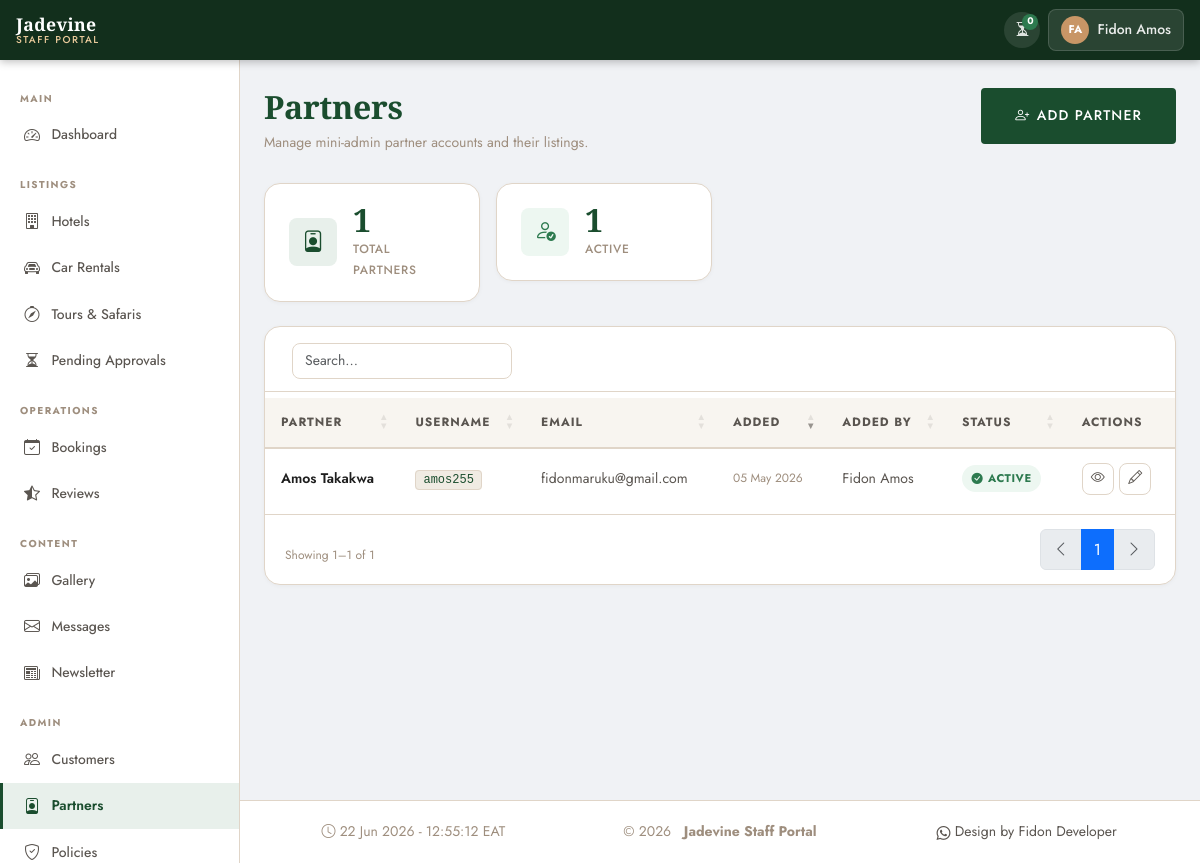
/portal/mini-admins/ (signed in), run on the app's committed database.
### apps/accounts/models.py (models this page shows, shortened)
class CustomUser(AbstractUser):
    LANGUAGE_CHOICES = [
        ('en', 'English'),
        ('fr', 'Français'),
        ('ru', 'Русский'),
    ]
    phone = models.CharField(
        max_length=20,
        blank=True,
        null=True,
        verbose_name=_('Phone Number'),
    )
    nationality = models.CharField(
        max_length=100,
        blank=True,
        null=True,
        verbose_name=_('Nationality'),
    )
    preferred_language = models.CharField(
        max_length=5,
        choices=LANGUAGE_CHOICES,
        default='en',
        verbose_name=_('Preferred Language'),
    )
    profile_photo = models.ImageField(
        upload_to='profiles/',
        blank=True,
        null=True,
        verbose_name=_('Profile Photo'),
    )
    class Meta:
        verbose_name = _('User')
        verbose_name_plural = _('Users')

class MiniAdminProfile(models.Model):
    user = models.OneToOneField(
        CustomUser,
        on_delete=models.CASCADE,
        related_name='miniadminprofile',
    )
    created_by = models.ForeignKey(
        CustomUser,
        on_delete=models.SET_NULL,
        null=True,
        related_name='created_miniadmins',
        verbose_name=_('Created By'),
    )
    created_at = models.DateTimeField(auto_now_add=True)
    class Meta:
        verbose_name = _('Mini-Admin Profile')
        verbose_name_plural = _('Mini-Admin Profiles')

### apps/portal/views/miniadmins.py (the view)
# urls.py: path('mini-admins/', PortalMiniAdminListView.as_view(), name='miniadmin_list'),
class PortalMiniAdminListView(SuperAdminRequiredMixin, View):
    template_name = 'portal/portal_miniadmins_list.html'
    def get(self, request):
        mini_admins = CustomUser.objects.filter(
            is_staff=True,
            miniadminprofile__isnull=False,
        ).select_related('miniadminprofile').order_by('-miniadminprofile__created_at')
        context = {
            'mini_admins': mini_admins,
            'total_count': mini_admins.count(),
            'active_count': mini_admins.filter(is_active=True).count(),
        }
        return render(request, self.template_name, context)

### templates/portal/portal_miniadmins_list.html (shortened to what this page needs)
{% extends "portal/portal_base.html" %}
{% load i18n static %}
{% block nav_miniadmins %}active{% endblock %}
{% block page_title %}{% trans "Partners" %}{% endblock %}
{% block page_subtitle %}
<p class="portal-page-subtitle">
  {% trans "Manage mini-admin partner accounts and their listings." %}
</p>
{% endblock %}
{% block page_actions %}
<a href="{% url 'portal:miniadmin_add' %}" class="btn-primary-jd"
   style="display:inline-flex;align-items:center;gap:0.4rem;">
  <i class="bi bi-person-plus"></i> {% trans "Add Partner" %}
</a>
{% endblock %}
{% block extra_css %}
<link rel="stylesheet" href="{% static 'css/portal/portal_miniadmins.css' %}">
{% endblock %}
{% block content %}
<div class="row g-3 mb-4">
  <div class="col-6 col-md-3">
    <div class="portal-stat-card">
      <div class="portal-stat-icon portal-stat-icon--primary">
        <i class="bi bi-person-badge"></i>
      </div>
      <div>
        <div class="portal-stat-value">{{ total_count }}</div>
        <p class="portal-stat-label">{% trans "Total Partners" %}</p>
      </div>
    </div>
  </div>
  <div class="col-6 col-md-3">
    <div class="portal-stat-card">
      <div class="portal-stat-icon portal-stat-icon--success">
        <i class="bi bi-person-check"></i>
      </div>
      <div>
        <div class="portal-stat-value">{{ active_count }}</div>
        <p class="portal-stat-label">{% trans "Active" %}</p>
      </div>
    </div>
  </div>
</div>
{% if mini_admins %}
<div class="portal-table-wrap table-responsive">
  <table id="miniadmins-table" class="table table-hover align-middle mb-0">
    <thead>
      <tr>
        <th>{% trans "Partner" %}</th>
        <th>{% trans "Username" %}</th>
        <th>{% trans "Email" %}</th>
        <th>{% trans "Added" %}</th>
        <th>{% trans "Added By" %}</th>
        <th>{% trans "Status" %}</th>
        <th>{% trans "Actions" %}</th>
      </tr>
    </thead>
    <tbody>
      {% for partner in mini_admins %}
      <tr>
        <td class="text-nowrap-custom">
          <div class="partner-name">
            {{ partner.get_full_name|default:"—" }}
          </div>
        </td>
        <td>
          <code class="partner-username">{{ partner.username }}</code>
        </td>
        <td style="font-size:var(--text-sm);color:var(--color-text-light);">
          {{ partner.email }}
        </td>
        <td style="font-size:var(--text-xs);color:var(--color-muted);
                   white-space:nowrap;">
          {{ partner.miniadminprofile.created_at|date:"d M Y" }}
        </td>
        <td style="font-size:var(--text-sm);color:var(--color-text-light);">
          {{ partner.miniadminprofile.created_by.get_full_name|default:"—" }}
        </td>
        <td>
          {% if partner.is_active %}
          <span class="approval-badge approval-badge--approved">
            <i class="bi bi-check-circle-fill"></i> {% trans "Active" %}
          </span>
          {% else %}
          <span class="approval-badge approval-badge--rejected">
            <i class="bi bi-x-circle-fill"></i> {% trans "Inactive" %}
          </span>
          {% endif %}
        </td>
        <td>
          <div class="portal-row-actions">
            <a href="{% url 'portal:miniadmin_detail' partner.pk %}"
               class="portal-icon-btn" title="{% trans 'View detail' %}">
              <i class="bi bi-eye"></i>
            </a>
            <a href="{% url 'portal:miniadmin_edit' partner.pk %}"
               class="portal-icon-btn" title="{% trans 'Edit' %}">
              <i class="bi bi-pencil"></i>
            </a>
          </div>
        </td>
      </tr>
      {% endfor %}
    </tbody>
  </table>
</div>
{% endif %}
{% endblock %}

### templates/portal/portal_base.html (shortened to what this page needs)
{% load static i18n %}
<!DOCTYPE html>
<html lang="en">
<head>
  <link rel="stylesheet"
        href="https://cdn.jsdelivr.net/npm/bootstrap@5.3.3/dist/css/bootstrap.min.css">
  <link rel="stylesheet"
        href="https://cdn.jsdelivr.net/npm/bootstrap-icons@1.11.3/font/bootstrap-icons.min.css">
  <link rel="stylesheet"
        href="https://cdn.datatables.net/1.13.8/css/dataTables.bootstrap5.min.css">
  <link rel="stylesheet"
        href="https://cdn.datatables.net/buttons/2.4.2/css/buttons.bootstrap5.min.css">
  <link rel="stylesheet" href="{% static 'css/main.css' %}">
  <link rel="stylesheet" href="{% static 'css/portal/portal_base.css' %}">
  {% block extra_css %}{% endblock %}
</head>
<body class="portal-body {% block body_class %}{% endblock %}">
<header class="portal-topbar">
  <a href="{% url 'portal:dashboard' %}" class="portal-topbar-brand">
    <span class="brand-name">Jadevine</span>
    <span class="brand-sub">{% trans "Staff Portal" %}</span>
  </a>
  <div class="portal-topbar-right">
    {% if not mini_admin %}
    <a href="{% url 'portal:dashboard' %}#pending"
       class="portal-topbar-badge {% if pending_total == 0 %}portal-topbar-badge--zero{% endif %}"
       title="{% trans 'Pending approvals' %}">
      <i class="bi bi-hourglass-split"></i>
      <span class="pending-count-badge">{{ pending_total }}</span>
    </a>
    {% endif %}
    <div class="portal-user-dropdown dropdown">
      <button class="portal-user-btn dropdown-toggle"
              data-bs-toggle="dropdown"
              aria-expanded="false">
        <span class="portal-user-avatar">
          {{ request.user.first_name|first|upper }}{{ request.user.last_name|first|upper }}
        </span>
        <span class="portal-user-name d-none d-md-inline">
          {{ request.user.get_full_name|default:request.user.username }}
        </span>
      </button>
    </div>
  </div>
</header>
<div class="portal-layout">
  <aside class="portal-sidebar" id="portalSidebar">
    <nav class="portal-nav">
      <div class="portal-nav-section">
        <span class="portal-nav-label">{% trans "Main" %}</span>
        <a href="{% url 'portal:dashboard' %}"
           class="portal-nav-link {% block nav_dashboard %}{% endblock %}">
          <i class="bi bi-speedometer2"></i>
          <span>{% trans "Dashboard" %}</span>
        </a>
      </div>
      <div class="portal-nav-section">
        <span class="portal-nav-label">{% trans "Listings" %}</span>
        <a href="{% url 'portal:hotel_list' %}"
           class="portal-nav-link {% block nav_hotels %}{% endblock %}">
          <i class="bi bi-building"></i>
          <span>{% trans "Hotels" %}</span>
        </a>
        <a href="{% url 'portal:car_list' %}"
           class="portal-nav-link {% block nav_cars %}{% endblock %}">
          <i class="bi bi-car-front"></i>
          <span>{% trans "Car Rentals" %}</span>
        </a>
        {% if not mini_admin %}
        <a href="{% url 'portal:tour_list' %}"
           class="portal-nav-link {% block nav_tours %}{% endblock %}">
          <i class="bi bi-compass"></i>
          <span>{% trans "Tours &amp; Safaris" %}</span>
        </a>
        {% endif %}
        {% if not mini_admin %}
        <a href="{% url 'portal:pending_hotels' %}"
           class="portal-nav-link {% block nav_pending %}{% endblock %}">
          <i class="bi bi-hourglass-split"></i>
          <span>{% trans "Pending Approvals" %}</span>
        </a>
        {% endif %}
      </div>
      <div class="portal-nav-section">
        <span class="portal-nav-label">{% trans "Operations" %}</span>
        <a href="{% url 'portal:booking_list' %}"
           class="portal-nav-link {% block nav_bookings %}{% endblock %}">
          <i class="bi bi-calendar-check"></i>
          <span>{% trans "Bookings" %}</span>
        </a>
        <a href="{% url 'portal:review_list' %}"
          class="portal-nav-link {% block nav_reviews %}{% endblock %}">
          <i class="bi bi-star-half"></i>
          <span>{% trans "Reviews" %}</span>
        </a>
      </div>
      {% if not mini_admin %}
      <div class="portal-nav-section">
        <span class="portal-nav-label">{% trans "Content" %}</span>
        <a href="{% url 'portal:gallery' %}"
           class="portal-nav-link {% block nav_gallery %}{% endblock %}">
          <i class="bi bi-images"></i>
          <span>{% trans "Gallery" %}</span>
        </a>
        <a href="{% url 'portal:message_list' %}"
           class="portal-nav-link {% block nav_messages %}{% endblock %}">
          <i class="bi bi-envelope"></i>
          <span>{% trans "Messages" %}</span>
        </a>
        <a href="{% url 'portal:newsletter' %}"
           class="portal-nav-link {% block nav_newsletter %}{% endblock %}">
          <i class="bi bi-newspaper"></i>
          <span>{% trans "Newsletter" %}</span>
        </a>
      </div>
      {% endif %}
      {% if not mini_admin %}
      <div class="portal-nav-section">
        <span class="portal-nav-label">{% trans "Admin" %}</span>
        <a href="{% url 'portal:user_list' %}"
           class="portal-nav-link {% block nav_users %}{% endblock %}">
          <i class="bi bi-people"></i>
          <span>{% trans "Customers" %}</span>
        </a>
        <a href="{% url 'portal:miniadmin_list' %}"
           class="portal-nav-link {% block nav_miniadmins %}{% endblock %}">
          <i class="bi bi-person-badge"></i>
          <span>{% trans "Partners" %}</span>
        </a>
        <a href="{% url 'portal:policies' %}"
           class="portal-nav-link {% block nav_policies %}{% endblock %}">
          <i class="bi bi-shield-check"></i>
          <span>{% trans "Policies" %}</span>
        </a>
      </div>
      {% endif %}
    </nav>
  </aside>
  <main class="portal-main">
    {% block page_header %}
    <div class="portal-page-header">
      <div>
        <h1 class="portal-page-title">{% block page_title %}{% endblock %}</h1>
        {% block page_subtitle %}{% endblock %}
      </div>
      <div class="portal-page-actions">
        {% block page_actions %}{% endblock %}
      </div>
    </div>
    {% endblock %}
    <div class="portal-content">
      {% block content %}{% endblock %}
    </div>
  </main>
</div>
<footer class="portal-footer">
  <div class="container-fluid">
    <div class="footer-box">
      <span class="server-time">
        <i class="bi bi-clock"></i>
        <span id="liveClock"></span> EAT
      </span>
    </div>
    <div class="footer-box">
      <span class="copy-year">
        &copy; {% now "Y" %} &nbsp; <strong>Jadevine Staff Portal</strong>
      </span>
    </div>
    <div class="footer-box">
      <nav class="portal-footer-nav">
        <a href="https://wa.me/255713529019" class="footer-link">
          <i class="bi bi-whatsapp"></i> Design by Fidon Developer</a>
      </nav>
    </div>
  </div>
</footer>
</body>
</html>

### data on the page
CustomUser: user.first_name|first "F", user.last_name|first "A", user.get_full_name "Fidon Amos"
CustomUser: get_full_name "Amos Takakwa", username "amos255", email "fidonmaruku@gmail.com", miniadminprofile.created_at "05 May 2026", miniadminprofile.created_by.get_full_name "Fidon Amos"

### other printed values
{{ pending_total }} "0"
{{ total_count }} "1"
{{ active_count }} "1"
